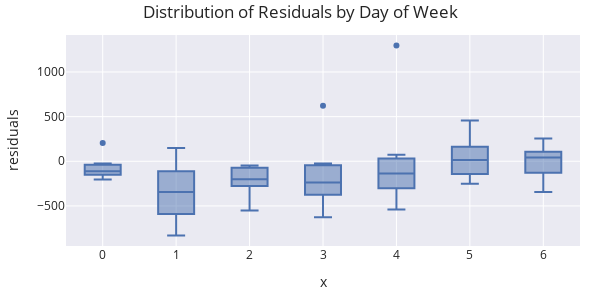

The notebook cell this image was saved under:
### Code cell
#plot residuals 

#by day of week
fig = px.box(tmp,x=tmp.index.dayofweek,
             y='residuals',
             height=300,
             width=600,
             title='Distribution of Residuals by Day of Week')

fig.update_layout(margin = dict(l=20,r=20,t=35,b=20))

fig.show()

### Figure 1 — Plotly figure (JSON) as saved in the notebook; plotly's stock layout.template omitted (floating-point values rounded to 4 significant figures)
{"data": [{"alignmentgroup": "True", "hovertemplate": "x=%{x}<br>residuals=%{y}<extra></extra>", "legendgroup": "", "marker": {"color": "rgb(76,114,176)"}, "name": "", "notched": false, "offsetgroup": "", "orientation": "v", "showlegend": false, "type": "box", "x": [0, 1, 2, 3, 4, 5, 6, 0, 1, 2, 3, 4, 5, 6, 0, 1, 2, 3, 4, 5, 6, 0, 1, 2, 3, 4, 5, 6, 0, 1, 2, 3, 4, 5, 6, 0, 1, 2, 3, 4, 5, 6, 0, 1, 2, 3, 4, 5, 6, 0, 1, 2, 3, 4, 5, 6], "x0": " ", "xaxis": "x", "y": [-173.1, -831.0, -235.0, -628.0, -309.1, -31.41, 1.266, 204.0, -67.04, -290.8, -316.0, -11.01, 59.09, -256.9, -49.81, -503.4, -47.99, -23.64, 73.8, 102.5, 102.7, -26.3, -156.9, -95.5, -261.8, -114.3, 457.6, -0.7633, -126.1, 148.6, -167.0, 621.4, 1296.0, -216.2, -344.2, -105.2, -184.4, -550.9, -432.1, -539.2, -68.61, 111.3, -203.0, -561.1, -265.3, -63.86, -159.3, -251.9, 83.74, -116.4, -620.8, -51.21, -212.2, -292.9, 223.2, 256.3], "y0": " ", "yaxis": "y"}], "layout": {"boxmode": "group", "height": 300, "legend": {"tracegroupgap": 0}, "margin": {"b": 20, "l": 20, "r": 20, "t": 35}, "title": {"text": "Distribution of Residuals by Day of Week"}, "width": 600, "xaxis": {"anchor": "y", "domain": [0, 1], "title": {"text": "x"}}, "yaxis": {"anchor": "x", "domain": [0, 1], "title": {"text": "residuals"}}}}
